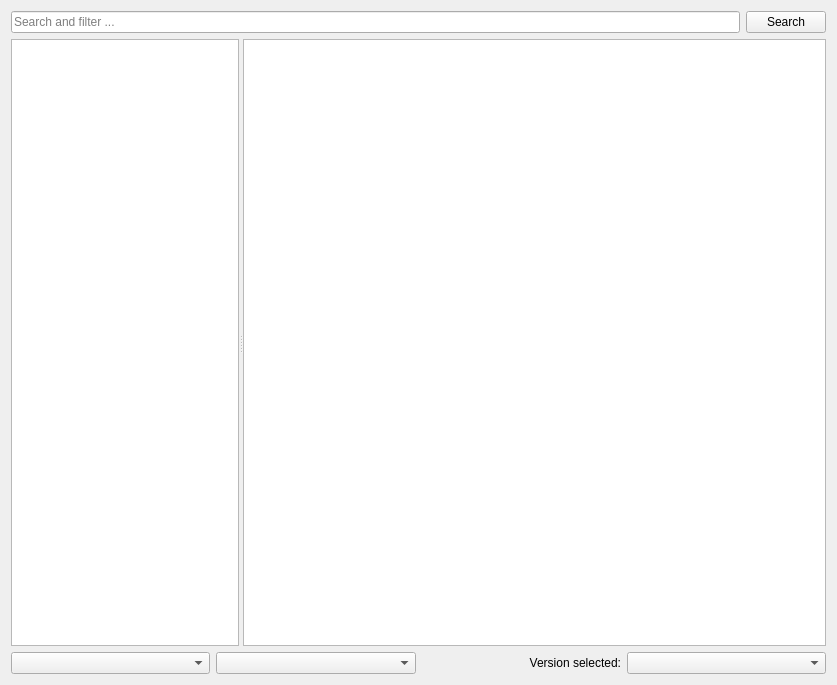
<?xml version="1.0" encoding="UTF-8"?>
<ui version="4.0">
 <class>CurseForgePage</class>
 <widget class="QWidget" name="CurseForgePage">
  <property name="geometry">
   <rect>
    <x>0</x>
    <y>0</y>
    <width>837</width>
    <height>685</height>
   </rect>
  </property>
  <layout class="QVBoxLayout">
   <item>
    <layout class="QHBoxLayout">
     <item>
      <widget class="QLineEdit" name="searchEdit">
       <property name="placeholderText">
        <string>Search and filter ...</string>
       </property>
      </widget>
     </item>
     <item>
      <widget class="QPushButton" name="searchButton">
       <property name="text">
        <string>Search</string>
       </property>
      </widget>
     </item>
    </layout>
   </item>
   <item>
    <widget class="QSplitter" name="splitter">
     <property name="orientation">
      <enum>Qt::Horizontal</enum>
     </property>
     <property name="childrenCollapsible">
      <bool>false</bool>
     </property>
     <widget class="QListView" name="packView">
      <property name="horizontalScrollBarPolicy">
       <enum>Qt::ScrollBarAlwaysOff</enum>
      </property>
      <property name="sizeAdjustPolicy">
       <enum>QAbstractScrollArea::AdjustToContents</enum>
      </property>
      <property name="alternatingRowColors">
       <bool>false</bool>
      </property>
      <property name="iconSize">
       <size>
        <width>64</width>
        <height>64</height>
       </size>
      </property>
      <property name="viewMode">
       <enum>QListView::IconMode</enum>
      </property>
      <property name="wordWrap">
       <bool>true</bool>
      </property>
      <property name="gridSize">
       <size>
        <width>160</width>
        <height>120</height>
       </size>
      </property>
      <property name="movement">
       <enum>QListView::Static</enum>
      </property>
      <property name="resizeMode">
       <enum>QListView::Adjust</enum>
      </property>
     </widget>
     <widget class="QTextBrowser" name="packDescription">
      <property name="openExternalLinks">
       <bool>true</bool>
      </property>
      <property name="openLinks">
       <bool>true</bool>
      </property>
     </widget>
    </widget>
   </item>
   <item>
    <layout class="QHBoxLayout">
     <item>
      <widget class="QComboBox" name="categoryBox">
       <property name="minimumSize">
        <size>
         <width>150</width>
         <height>0</height>
        </size>
       </property>
      </widget>
     </item>
     <item>
      <widget class="QComboBox" name="sortByBox"/>
     </item>
     <item>
      <widget class="QLabel" name="label">
       <property name="text">
        <string>Version selected:</string>
       </property>
       <property name="alignment">
        <set>Qt::AlignRight|Qt::AlignTrailing|Qt::AlignVCenter</set>
       </property>
      </widget>
     </item>
     <item>
      <widget class="QComboBox" name="versionSelectionBox"/>
     </item>
    </layout>
   </item>
  </layout>
 </widget>
 <tabstops>
  <tabstop>searchEdit</tabstop>
  <tabstop>searchButton</tabstop>
  <tabstop>packView</tabstop>
  <tabstop>packDescription</tabstop>
  <tabstop>sortByBox</tabstop>
  <tabstop>versionSelectionBox</tabstop>
 </tabstops>
 <resources/>
 <connections/>
</ui>
